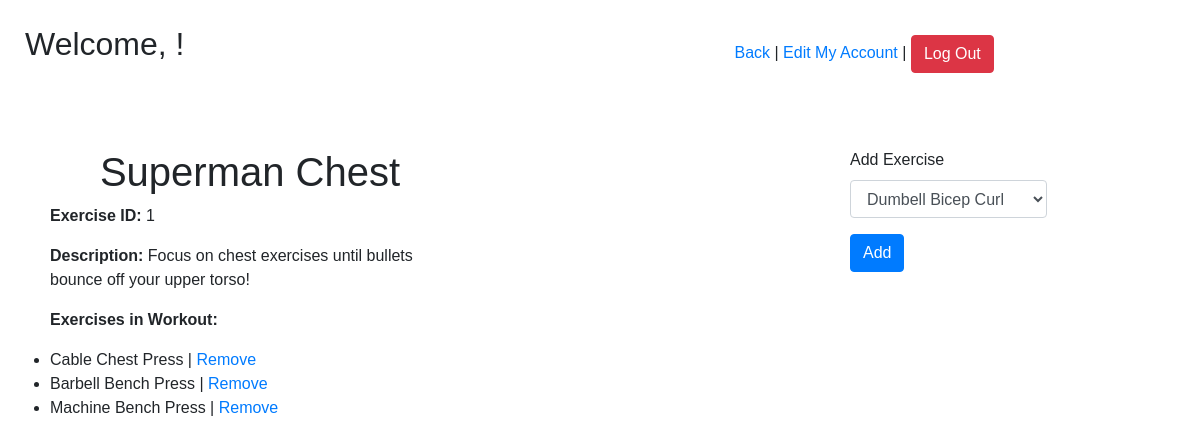
The app's page /workout/1 with its own data.
### login_and_registration_app/models.py (models this page shows)
class Workout(models.Model):
    name=models.CharField(max_length=255)
    description=models.TextField()
    exercise=models.ManyToManyField(Exercise, related_name='added_exercises')
    user=models.ForeignKey(User, related_name='workouts', on_delete=models.CASCADE)
    created_at=models.DateTimeField(auto_now_add=True)
    updated_at=models.DateTimeField(auto_now=True)
    objects=WorkoutManager()

class Exercise(models.Model):
    name=models.CharField(max_length=255)
    muscle_group=models.CharField(max_length=255)
    equipment=models.CharField(max_length=255)
    user=models.ForeignKey(User, related_name='exercises', on_delete=models.CASCADE)
    likes=models.ManyToManyField(User, related_name='liked_exercises')
    created_at=models.DateTimeField(auto_now_add=True)
    updated_at=models.DateTimeField(auto_now=True)
    objects=ExerciseManager()

### login_and_registration_app/views.py (the view)
# urls.py: path('workout/<int:workout_id>', views.edit_workout),
def edit_workout(request, workout_id):
    workout = Workout.objects.get(id=workout_id)
    context = {
        'workout': workout,
        'exercises': Exercise.objects.all(),
    }
    return render(request, 'edit_workout.html', context)

### login_and_registration_app/templates/edit_workout.html (shortened to what this page needs)
<!DOCTYPE html>
<html lang="en">
<head>
    <link rel="stylesheet" href="https://cdn.jsdelivr.net/npm/bootstrap@4.6.0/dist/css/bootstrap.min.css"
>
    {% load static %}
    <link rel="stylesheet" href="{% static 'css/exercise_style.css' %}">
</head>
<body>
    <div id='container'>
        <div id='header'>
            <h2>Welcome, {{ request.session.user_first_name }} {{ request.session.user_last_name }}!</h2>
            <div class='links'>
                <a href="/workouts">Back</a> |
                <a href="/my_account/{{request.session.user_id}}">Edit My Account</a> |
                <a class="btn btn-danger" role="button" href='/users/logout'>Log Out</a>
            </div>
        </div>
        <div id="content">
            <div class='show_workouts'>
                <h1>{{ workout.name }}</h1>
                <p><strong>Exercise ID:</strong> {{ workout.id }}</p>
                <p><strong>Description:</strong> {{ workout.description }}</p>
                <p><strong>Exercises in Workout:</strong></p>
                <ul>
                    {% for exercise in workout.exercise.all %}
                    <li>{{ exercise.name }} | <a class='delete'
                            href="/remove_exercise/{{exercise.id}}/{{workout.id}}">Remove</a></li>
                    {% endfor %}
                </ul>
            </div>
            <div class='add_exercises'>
                {% if exercises %}
                <form action="/workout/{{ workout.id }}/assign" method="POST">
                    <div class="form-group">
                        <label for="exercise_id">Add Exercise</label>
                        <select name="exercise_id" id="exercise_id" class="form-control">
                            {% for exercise in exercises %}
                            {% if exercise not in workout.exercise.all %}
                            <option value={{exercise.id}}>{{ exercise.name }}</option>
                            {% endif %}
                            {% endfor %}
                        </select>
                    </div>
                    <button class="btn btn-primary">Add</button>
                </form>
                {% endif %}
            </div>
        </div>
    </div>
</body>
</html>

### login_and_registration_app/static/css/exercise_style.css (style rules this page uses)
* { padding: 0px; margin: 0px; font-family: sans-serif; }
#header { padding: 25px; display: flex; }
.links { margin: 10px 0px 0px 550px; }
#content { display: flex; padding: 50px; }
#content h1 { text-align: center; }
.delete { margin-right: 150px; }
.show_workouts { width: 400px; margin-right: 400px; }

### records on screen
Workout: name "Superman Chest", id "1", description "Focus on chest exercises until bullets bounce off your upper torso!"
Exercise: name "Cable Chest Press"
Exercise: name "Barbell Bench Press"
Exercise: name "Machine Bench Press"

### other values on screen
form field exercise_id "Dumbell Bicep Curl"
